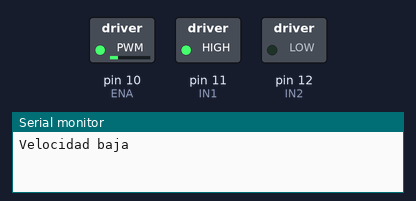
Simulated run of this sketch. Board: Arduino Uno, built with avr-gcc and run on an emulated ATmega328P. Parts: switched loads named in the sketch (green lamp = pin HIGH), the last lines printed to the serial monitor.

Above: at 0.05 s.
At 5.45 s:
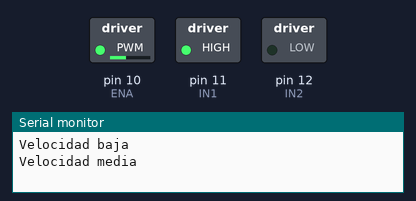
At 10.95 s:
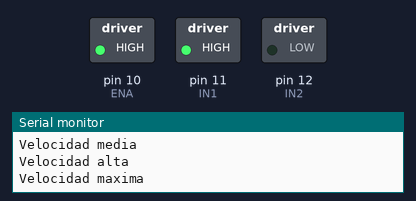
At 21.95 s:
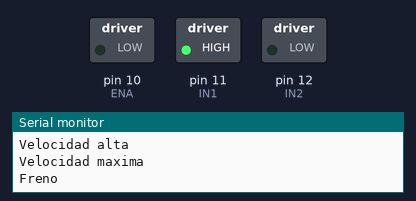
Timing chart, 0 to 28.6 s (numbered marks = the images above):
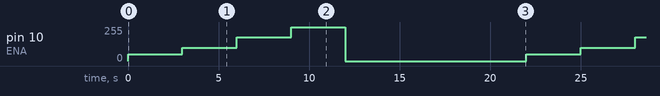

The sketch:

basePwmMotor.ino
```cpp
// ============================================================
// TET2026 — Ejemplo simple: control de velocidad de un motor DC con PWM
// Usa L298N - solo movimiento hacia adelante
// ============================================================

// Definición de pines
const int ENA = 10;  // Pin PWM que controla la velocidad del motor
const int IN1 = 11;  // Pin de dirección 1
const int IN2 = 12;  // Pin de dirección 2

void setup() {
  Serial.begin(115200); // Inicializa comunicación serial para monitoreo

  pinMode(ENA, OUTPUT); // Configura ENA como salida (PWM)
  pinMode(IN1, OUTPUT); // Configura IN1 como salida
  pinMode(IN2, OUTPUT); // Configura IN2 como salida

  // Configuración de dirección: siempre hacia adelante
  digitalWrite(IN1, HIGH); // IN1 en alto
  digitalWrite(IN2, LOW);  // IN2 en bajo
}

void loop() {

  // --- Velocidad baja ---
  Serial.println("Velocidad baja"); // Mensaje en monitor serial
  analogWrite(ENA, 50);             // PWM bajo (motor gira lento)
  delay(3000);                      // Espera 3 segundos

  // --- Velocidad media ---
  Serial.println("Velocidad media");
  analogWrite(ENA, 100);            // PWM medio
  delay(3000);                      // Espera 3 segundos

  // --- Velocidad alta ---
  Serial.println("Velocidad alta");
  analogWrite(ENA, 180);            // PWM alto
  delay(3000);                      // Espera 3 segundos

  // --- Velocidad máxima ---
  Serial.println("Velocidad maxima");
  analogWrite(ENA, 255);            // PWM máximo (100% duty cycle)
  delay(3000);                      // Espera 3 segundos

  // --- Freno (detención del motor) ---
  Serial.println("Freno");
  analogWrite(ENA, 0);              // PWM en 0 → motor detenido

  delay(10000);                     // Espera 10 segundos antes de repetir
}
```

Measured:
- by itself, pin 10 (ENA): repeats every 22.0 s: 100/255 3.0 s, 180/255 3.0 s, 255/255 3.0 s, 0/255 10.0 s, 50/255 3.0 s
